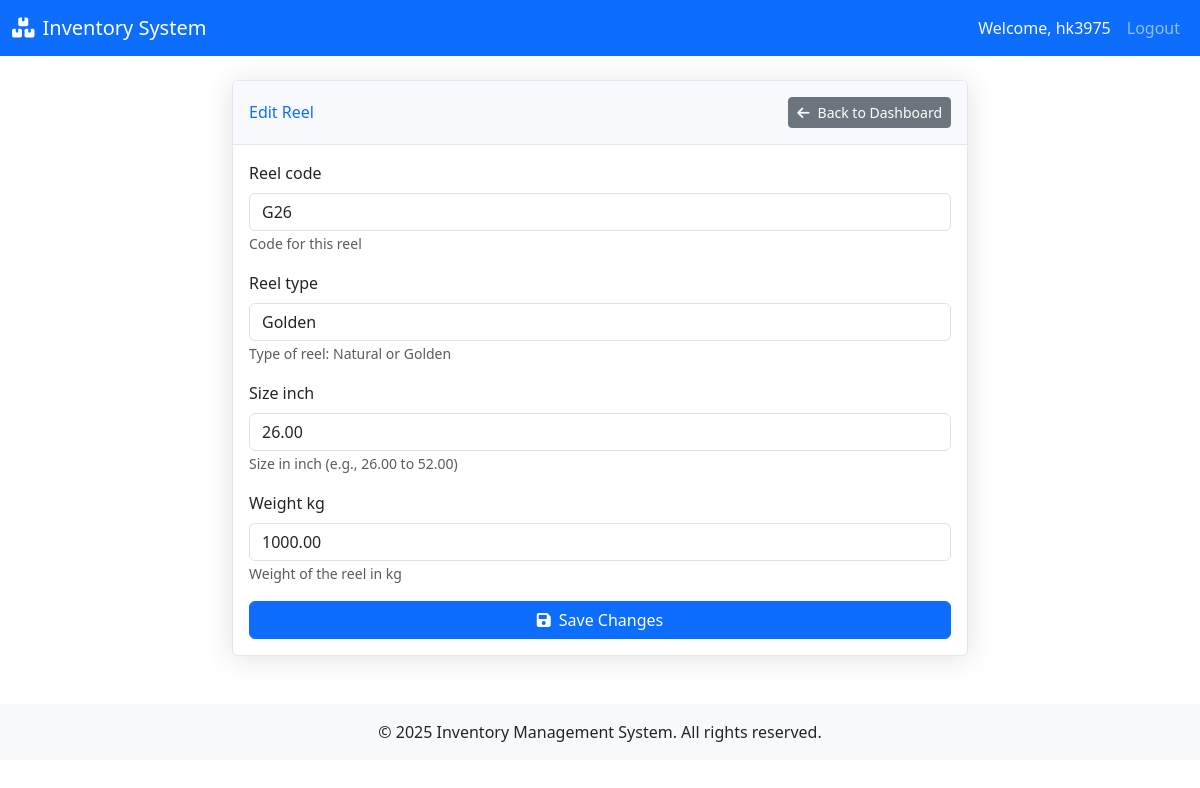
/edit-reel/8/ (signed in), run on the app's committed database.
### inventory/models.py (models this page shows, shortened)
class Reel(models.Model):
    user = models.ForeignKey(CustomUser, on_delete=models.CASCADE)
    REEL_TYPE_CHOICES = [
        ('natural','Natural'),
        ('golden','Golden'),
    ]
    reel_code = models.CharField(max_length=50, help_text="Code for this reel")
    reel_type = models.CharField(max_length=20, choices=REEL_TYPE_CHOICES, help_text="Type of reel: Natural or Golden")
    size_inch = models.DecimalField(max_digits=5, decimal_places=2, help_text="Size in inch (e.g., 26.00 to 52.00)")
    weight_kg = models.DecimalField(max_digits=10, decimal_places=2, help_text="Weight of the reel in kg")
    current_stock = models.DecimalField(
        max_digits=10, decimal_places=2, default=Decimal("0.00"), editable=True, help_text="Current stock available in kg"
    )
    created_at = models.DateTimeField(null=True, blank=True)
    updated_at = models.DateTimeField(null=True, blank=True)
    class Meta:
        ordering = ['reel_code']

### inventory/views.py (the view)
# urls.py: path('edit-reel/<int:pk>/', views.edit_reel, name='edit_reel'),
def edit_reel(request, pk):
    user_id = request.session.get('user_id')
    if not user_id:
        return redirect('login')
    reel = get_object_or_404(Reel, pk=pk, user_id=user_id)
    if request.method == 'POST':
        form = NewReelForm(request.POST, instance=reel)
        if form.is_valid():
            form.save()
            messages.success(request, f"Reel {reel.reel_code} has been updated successfully.")
            return redirect('dashboard')
        else:
            messages.error(request, "Please correct the errors below.")
    else:
        form = NewReelForm(instance=reel)
    return render(request, 'inventory/edit_reel.html', {'form': form, 'reel': reel})

### inventory/forms.py (shortened to what this page needs)
class NewReelForm(forms.ModelForm):
    class Meta:
        model = Reel
        fields = ['reel_code', 'reel_type', 'size_inch', 'weight_kg']
        widgets = {
            'reel_code': forms.TextInput(attrs={
                'class': 'form-control',
                'placeholder': 'Enter reel code'
            }),
            'reel_type': forms.Select(attrs={
                'class': 'form-control'
            }),
            'size_inch': forms.NumberInput(attrs={
                'class': 'form-control',
                'placeholder': 'Enter size in inches',
                'step': '0.01',
                'min': '26.00',
                'max': '52.00'
            }),
            'weight_kg': forms.NumberInput(attrs={
                'class': 'form-control',
                'placeholder': 'Enter weight in kg',
                'step': '0.01',
                'min': '0'
            })
        }

### inventory/templates/inventory/edit_reel.html (shortened to what this page needs)
{% extends 'base.html' %}
{% load static %}
{% block content %}
<div class="container py-4">
    <div class="row justify-content-center">
        <div class="col-md-8">
            <div class="card shadow">
                <div class="card-header py-3 d-flex justify-content-between align-items-center">
                    <h6 class="m-0 font-weight-bold text-primary">Edit Reel</h6>
                    <a href="{% url 'dashboard' %}" class="btn btn-secondary btn-sm">
                        <i class="fas fa-arrow-left me-2"></i>Back to Dashboard
                    </a>
                </div>
                <div class="card-body">
                    <form method="post" id="editReelForm" class="needs-validation" novalidate>
                        {% for field in form %}
                        <div class="form-group mb-3">
                            <label for="{{ field.id_for_label }}" class="form-label">{{ field.label }}</label>
                            {{ field }}
                            {% if field.help_text %}
                            <small class="form-text text-muted">{{ field.help_text }}</small>
                            {% endif %}
                        </div>
                        {% endfor %}
                        <div class="d-grid gap-2">
                            <button type="submit" class="btn btn-primary">
                                <i class="fas fa-save me-2"></i>Save Changes
                            </button>
                        </div>
                    </form>
                </div>
            </div>
        </div>
    </div>
</div>
{% endblock %}

### inventory/templates/base.html (style rules this page uses)
.card { position: relative; display: flex; flex-direction: column; min-width: 0; word-wrap: break-word; background-color: #fff; background-clip: border-box; border: 1px solid #e3e6f0; border-radius: 0.35rem; }
.card-header { background-color: #f8f9fc; border-bottom: 1px solid #e3e6f0; }
.shadow { box-shadow: 0 0.15rem 1.75rem 0 rgba(58, 59, 69, 0.15) !important; }

### data on the page
Reel: form "G26" "Golden" "26.00" "1000.00"

### other printed values
{{ request.session.username }} "hk3975"
{{ field.label }} "Reel code" "Reel type" "Size inch" "Weight kg"
{{ field.help_text }} "Code for this reel" "Type of reel: Natural or Golden" "Size in inch (e.g., 26.00 to 52.00)" "Weight of the reel in kg"
